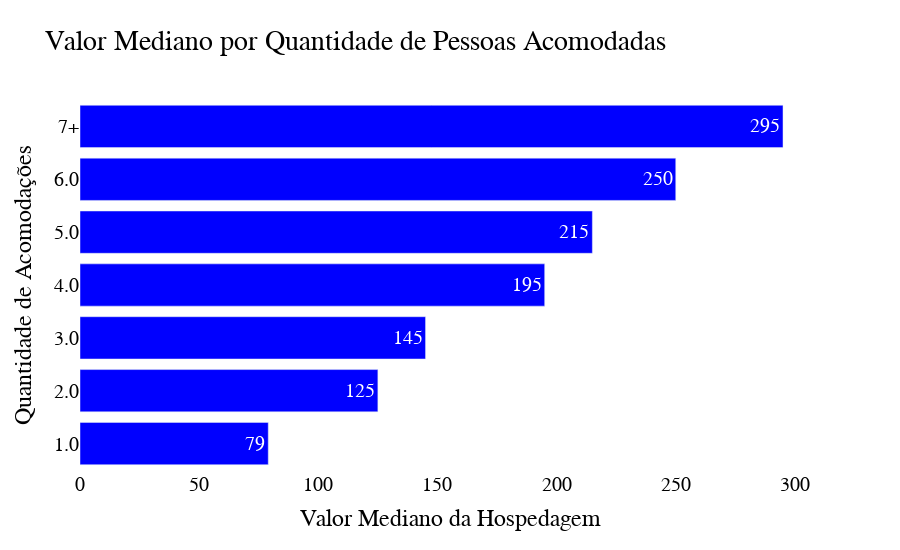

Source (notebook cell):
### Code cell
import plotly.express as px

fig = px.bar(
    group_acommodacoes_preco,  # Seu DataFrame ou dados
    y='accommodates',  # Eixo x
    x='price',  # Eixo y
    title='Preço Médio por Capacidade de Acomodação',
    labels={'accommodates': 'Capacidade de Acomodação', 'price': 'Preço Médio'},
    # template='plotly_dark',  # Escolha um modelo de fundo
    color_discrete_sequence=['blue'],  # Escolha a cor das barras
    height=400,  # Altura do gráfico
    width=700,  # Largura do gráfico
    text_auto=True
)

fig.update_layout(
            **font_layout()
            , width=900, height=550
            , title='Valor Mediano por Quantidade de Pessoas Acomodadas'
            , xaxis_title='Valor Mediano da Hospedagem'
            , yaxis_title='Quantidade de Acomodações'
        )

fig.show()

### Figure 1 — Plotly figure (JSON) as saved in the notebook; plotly's stock layout.template omitted (floating-point values rounded to 4 significant figures)
{"data": [{"alignmentgroup": "True", "hovertemplate": "Preço Médio=%{x}<br>Capacidade de Acomodação=%{y}<extra></extra>", "legendgroup": "", "marker": {"color": "blue", "pattern": {"shape": ""}}, "name": "", "offsetgroup": "", "orientation": "h", "showlegend": false, "textposition": "auto", "texttemplate": "%{x}", "type": "bar", "x": [79, 125, 145, 195, 215, 250, 295], "xaxis": "x", "y": ["1.0", "2.0", "3.0", "4.0", "5.0", "6.0", "7+"], "yaxis": "y"}], "layout": {"barmode": "relative", "font": {"color": "black", "family": "Times New Roman", "size": 20}, "height": 550, "legend": {"tracegroupgap": 0}, "paper_bgcolor": "rgba(0,0,0,0)", "plot_bgcolor": "rgba(0,0,0,0)", "title": {"text": "Valor Mediano por Quantidade de Pessoas Acomodadas"}, "width": 900, "xaxis": {"anchor": "y", "domain": [0, 1], "title": {"text": "Valor Mediano da Hospedagem"}}, "yaxis": {"anchor": "x", "domain": [0, 1], "title": {"text": "Quantidade de Acomodações"}}}}
